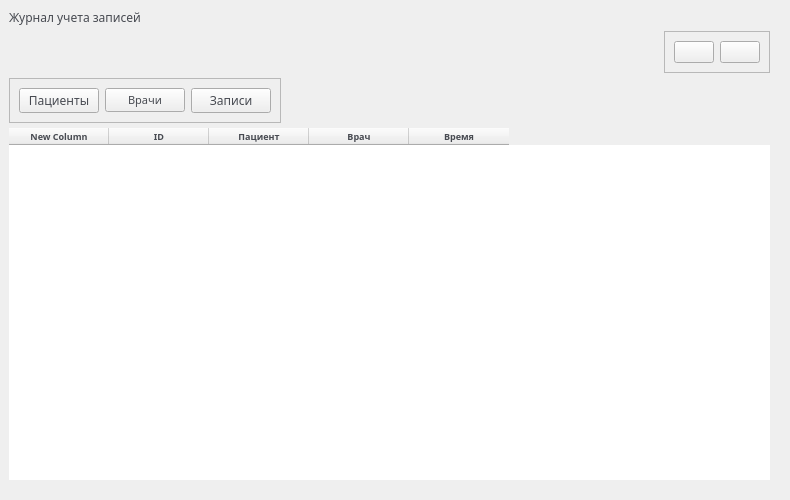
            <widget class="QWidget" name="ReportpageAppointment">
             <widget class="QWidget" name="widget" native="true">
              <property name="geometry">
               <rect>
                <x>-1</x>
                <y>-1</y>
                <width>781</width>
                <height>491</height>
               </rect>
              </property>
              <layout class="QVBoxLayout" name="verticalLayout_15">
               <property name="spacing">
                <number>5</number>
               </property>
               <property name="leftMargin">
                <number>10</number>
               </property>
               <property name="topMargin">
                <number>10</number>
               </property>
               <property name="rightMargin">
                <number>10</number>
               </property>
               <property name="bottomMargin">
                <number>10</number>
               </property>
               <item>
                <widget class="QLabel" name="Label3">
                 <property name="font">
                  <font>
                   <family>Segoe UI Semibold</family>
                   <pointsize>9</pointsize>
                  </font>
                 </property>
                 <property name="styleSheet">
                  <string notr="true">color:#474A51;</string>
                 </property>
                 <property name="text">
                  <string>Журнал учета записей</string>
                 </property>
                </widget>
               </item>
               <item alignment="Qt::AlignRight">
                <widget class="QFrame" name="TopBarRight3">
                 <property name="frameShape">
                  <enum>QFrame::StyledPanel</enum>
                 </property>
                 <property name="frameShadow">
                  <enum>QFrame::Raised</enum>
                 </property>
                 <layout class="QHBoxLayout" name="horizontalLayout_15">
                  <item alignment="Qt::AlignRight">
                   <widget class="QPushButton" name="Edit3">
                    <property name="text">
                     <string/>
                    </property>
                    <property name="icon">
                     <iconset>
                      <normaloff>../resources/edit.png</normaloff>../resources/edit.png</iconset>
                    </property>
                    <property name="iconSize">
                     <size>
                      <width>24</width>
                      <height>24</height>
                     </size>
                    </property>
                   </widget>
                  </item>
                  <item alignment="Qt::AlignRight">
                   <widget class="QPushButton" name="Delete3">
                    <property name="text">
                     <string/>
                    </property>
                    <property name="icon">
                     <iconset>
                      <normaloff>../resources/Delete.png</normaloff>../resources/Delete.png</iconset>
                    </property>
                    <property name="iconSize">
                     <size>
                      <width>24</width>
                      <height>24</height>
                     </size>
                    </property>
                   </widget>
                  </item>
                 </layout>
                </widget>
               </item>
               <item alignment="Qt::AlignLeft">
                <widget class="QFrame" name="TopBarLeft3">
                 <property name="frameShape">
                  <enum>QFrame::StyledPanel</enum>
                 </property>
                 <property name="frameShadow">
                  <enum>QFrame::Raised</enum>
                 </property>
                 <layout class="QHBoxLayout" name="horizontalLayout_14">
                  <item alignment="Qt::AlignLeft">
                   <widget class="QPushButton" name="Bt1">
                    <property name="font">
                     <font>
                      <family>Segoe UI Semibold</family>
                     </font>
                    </property>
                    <property name="styleSheet">
                     <string notr="true">color:#474A51;</string>
                    </property>
                    <property name="text">
                     <string>Пациенты</string>
                    </property>
                   </widget>
                  </item>
                  <item alignment="Qt::AlignLeft">
                   <widget class="QPushButton" name="Bt2">
                    <property name="font">
                     <font>
                      <family>Segoe UI Semibold</family>
                      <pointsize>8</pointsize>
                     </font>
                    </property>
                    <property name="styleSheet">
                     <string notr="true">color:#474A51;</string>
                    </property>
                    <property name="text">
                     <string>Врачи</string>
                    </property>
                   </widget>
                  </item>
                  <item alignment="Qt::AlignLeft">
                   <widget class="QPushButton" name="Bt3">
                    <property name="font">
                     <font>
                      <family>Segoe UI Semibold</family>
                     </font>
                    </property>
                    <property name="styleSheet">
                     <string notr="true">color:#474A51;</string>
                    </property>
                    <property name="text">
                     <string>Записи</string>
                    </property>
                   </widget>
                  </item>
                 </layout>
                </widget>
               </item>
               <item>
                <widget class="QTableWidget" name="tableWidgetAppointment">
                 <property name="styleSheet">
                  <string notr="true">border-radius:12px;
color: #474A51;</string>
                 </property>
                 <column>
                  <property name="text">
                   <string>New Column</string>
                  </property>
                  <property name="font">
                   <font>
                    <family>Segoe UI Semilight</family>
                    <pointsize>7</pointsize>
                    <weight>75</weight>
                    <bold>true</bold>
                   </font>
                  </property>
                  <property name="foreground">
                   <brush brushstyle="NoBrush">
                    <color alpha="255">
                     <red>71</red>
                     <green>74</green>
                     <blue>84</blue>
                    </color>
                   </brush>
                  </property>
                 </column>
                 <column>
                  <property name="text">
                   <string>ID</string>
                  </property>
                  <property name="font">
                   <font>
                    <family>Segoe UI Semilight</family>
                    <pointsize>7</pointsize>
                    <weight>75</weight>
                    <bold>true</bold>
                   </font>
                  </property>
                  <property name="foreground">
                   <brush brushstyle="NoBrush">
                    <color alpha="255">
                     <red>71</red>
                     <green>74</green>
                     <blue>84</blue>
                    </color>
                   </brush>
                  </property>
                 </column>
                 <column>
                  <property name="text">
                   <string>Пациент</string>
                  </property>
                  <property name="font">
                   <font>
                    <family>Segoe UI Semilight</family>
                    <pointsize>7</pointsize>
                    <weight>75</weight>
                    <bold>true</bold>
                   </font>
                  </property>
                  <property name="foreground">
                   <brush brushstyle="NoBrush">
                    <color alpha="255">
                     <red>71</red>
                     <green>74</green>
                     <blue>84</blue>
                    </color>
                   </brush>
                  </property>
                 </column>
                 <column>
                  <property name="text">
                   <string>Врач</string>
                  </property>
                  <property name="font">
                   <font>
                    <family>Segoe UI Semilight</family>
                    <pointsize>7</pointsize>
                    <weight>75</weight>
                    <bold>true</bold>
                   </font>
                  </property>
                  <property name="foreground">
                   <brush brushstyle="NoBrush">
                    <color alpha="255">
                     <red>71</red>
                     <green>74</green>
                     <blue>84</blue>
                    </color>
                   </brush>
                  </property>
                 </column>
                 <column>
                  <property name="text">
                   <string>Время</string>
                  </property>
                  <property name="font">
                   <font>
                    <family>Segoe UI Semilight</family>
                    <pointsize>7</pointsize>
                    <weight>75</weight>
                    <bold>true</bold>
                   </font>
                  </property>
                  <property name="foreground">
                   <brush brushstyle="NoBrush">
                    <color alpha="255">
                     <red>71</red>
                     <green>74</green>
                     <blue>84</blue>
                    </color>
                   </brush>
                  </property>
                 </column>
                </widget>
               </item>
              </layout>
             </widget>
            </widget>
